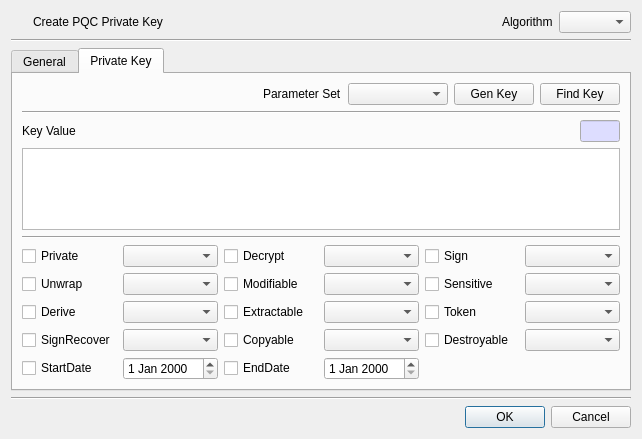
<?xml version="1.0" encoding="UTF-8"?>
<ui version="4.0">
 <class>CreatePQCPriKeyDlg</class>
 <widget class="QDialog" name="CreatePQCPriKeyDlg">
  <property name="geometry">
   <rect>
    <x>0</x>
    <y>0</y>
    <width>642</width>
    <height>439</height>
   </rect>
  </property>
  <property name="windowTitle">
   <string>Create PQC private key</string>
  </property>
  <layout class="QVBoxLayout" name="verticalLayout">
   <item>
    <layout class="QGridLayout" name="gridLayout">
     <item row="0" column="0">
      <widget class="QPushButton" name="pushButton">
       <property name="minimumSize">
        <size>
         <width>16</width>
         <height>0</height>
        </size>
       </property>
       <property name="maximumSize">
        <size>
         <width>16</width>
         <height>16777215</height>
        </size>
       </property>
       <property name="text">
        <string/>
       </property>
       <property name="icon">
        <iconset resource="cryptokiman.qrc">
         <normaloff>:/images/pqc_pr.png</normaloff>:/images/pqc_pr.png</iconset>
       </property>
       <property name="flat">
        <bool>true</bool>
       </property>
      </widget>
     </item>
     <item row="0" column="2">
      <spacer name="horizontalSpacer">
       <property name="orientation">
        <enum>Qt::Horizontal</enum>
       </property>
       <property name="sizeHint" stdset="0">
        <size>
         <width>40</width>
         <height>20</height>
        </size>
       </property>
      </spacer>
     </item>
     <item row="0" column="1">
      <widget class="QLabel" name="mHeadLabel">
       <property name="text">
        <string>Create PQC Private Key</string>
       </property>
      </widget>
     </item>
     <item row="0" column="3">
      <widget class="QLabel" name="label_7">
       <property name="text">
        <string>Algorithm</string>
       </property>
      </widget>
     </item>
     <item row="0" column="4">
      <widget class="QComboBox" name="mAlgCombo"/>
     </item>
    </layout>
   </item>
   <item>
    <widget class="Line" name="line">
     <property name="orientation">
      <enum>Qt::Horizontal</enum>
     </property>
    </widget>
   </item>
   <item>
    <widget class="QTabWidget" name="tabWidget">
     <property name="currentIndex">
      <number>1</number>
     </property>
     <widget class="QWidget" name="mFirstTab">
      <attribute name="title">
       <string>General</string>
      </attribute>
      <layout class="QVBoxLayout" name="verticalLayout_2">
       <item>
        <layout class="QGridLayout" name="gridLayout_2">
         <item row="0" column="1">
          <widget class="QLabel" name="label_2">
           <property name="text">
            <string>Slot Info</string>
           </property>
          </widget>
         </item>
         <item row="0" column="0">
          <widget class="QPushButton" name="mSlotBtn">
           <property name="minimumSize">
            <size>
             <width>16</width>
             <height>0</height>
            </size>
           </property>
           <property name="maximumSize">
            <size>
             <width>16</width>
             <height>16777215</height>
            </size>
           </property>
           <property name="text">
            <string/>
           </property>
           <property name="icon">
            <iconset resource="cryptokiman.qrc">
             <normaloff>:/images/slot.png</normaloff>:/images/slot.png</iconset>
           </property>
           <property name="flat">
            <bool>true</bool>
           </property>
          </widget>
         </item>
         <item row="0" column="2">
          <widget class="QLineEdit" name="mSlotInfoText"/>
         </item>
        </layout>
       </item>
       <item>
        <widget class="Line" name="line_3">
         <property name="orientation">
          <enum>Qt::Horizontal</enum>
         </property>
        </widget>
       </item>
       <item>
        <layout class="QGridLayout" name="gridLayout_3">
         <item row="2" column="0">
          <widget class="QLabel" name="label_5">
           <property name="text">
            <string>ID</string>
           </property>
          </widget>
         </item>
         <item row="2" column="1">
          <widget class="QLineEdit" name="mIDText"/>
         </item>
         <item row="1" column="1">
          <widget class="QLineEdit" name="mSubjectText"/>
         </item>
         <item row="3" column="0">
          <widget class="QLabel" name="label_6">
           <property name="text">
            <string>PubKeyInfo</string>
           </property>
          </widget>
         </item>
         <item row="1" column="0">
          <widget class="QLabel" name="label_4">
           <property name="text">
            <string>Subject</string>
           </property>
          </widget>
         </item>
         <item row="0" column="0">
          <widget class="QLabel" name="label_3">
           <property name="text">
            <string>Label</string>
           </property>
          </widget>
         </item>
         <item row="3" column="1">
          <widget class="QLineEdit" name="mPubKeyInfoText"/>
         </item>
         <item row="1" column="2">
          <widget class="QComboBox" name="mSubjectTypeCombo"/>
         </item>
         <item row="2" column="2">
          <widget class="QCheckBox" name="mUseSKICheck">
           <property name="text">
            <string>Use SKI</string>
           </property>
          </widget>
         </item>
         <item row="3" column="2">
          <widget class="QCheckBox" name="mUseSPKICheck">
           <property name="text">
            <string>Use SPKI</string>
           </property>
          </widget>
         </item>
         <item row="0" column="1" colspan="2">
          <widget class="QLineEdit" name="mLabelText"/>
         </item>
        </layout>
       </item>
       <item>
        <widget class="Line" name="line_4">
         <property name="orientation">
          <enum>Qt::Horizontal</enum>
         </property>
        </widget>
       </item>
       <item>
        <spacer name="verticalSpacer">
         <property name="orientation">
          <enum>Qt::Vertical</enum>
         </property>
         <property name="sizeHint" stdset="0">
          <size>
           <width>20</width>
           <height>40</height>
          </size>
         </property>
        </spacer>
       </item>
      </layout>
     </widget>
     <widget class="QWidget" name="mSecondTab">
      <attribute name="title">
       <string>Private Key</string>
      </attribute>
      <layout class="QVBoxLayout" name="verticalLayout_3">
       <item>
        <layout class="QGridLayout" name="gridLayout_4">
         <item row="0" column="4">
          <widget class="QComboBox" name="mParamCombo">
           <property name="minimumSize">
            <size>
             <width>100</width>
             <height>0</height>
            </size>
           </property>
          </widget>
         </item>
         <item row="0" column="5">
          <widget class="QPushButton" name="mGenKeyBtn">
           <property name="text">
            <string>Gen Key</string>
           </property>
          </widget>
         </item>
         <item row="0" column="6">
          <widget class="QPushButton" name="mFindKeyBtn">
           <property name="text">
            <string>Find Key</string>
           </property>
          </widget>
         </item>
         <item row="0" column="3">
          <widget class="QLabel" name="label_8">
           <property name="text">
            <string>Parameter Set</string>
           </property>
          </widget>
         </item>
         <item row="0" column="2">
          <spacer name="horizontalSpacer_2">
           <property name="orientation">
            <enum>Qt::Horizontal</enum>
           </property>
           <property name="sizeHint" stdset="0">
            <size>
             <width>40</width>
             <height>20</height>
            </size>
           </property>
          </spacer>
         </item>
        </layout>
       </item>
       <item>
        <widget class="Line" name="line_6">
         <property name="orientation">
          <enum>Qt::Horizontal</enum>
         </property>
        </widget>
       </item>
       <item>
        <layout class="QGridLayout" name="gridLayout_5">
         <item row="0" column="0">
          <widget class="QLabel" name="label_9">
           <property name="text">
            <string>Key Value</string>
           </property>
          </widget>
         </item>
         <item row="0" column="2">
          <widget class="QLineEdit" name="mKeyValueLenText">
           <property name="minimumSize">
            <size>
             <width>40</width>
             <height>0</height>
            </size>
           </property>
           <property name="maximumSize">
            <size>
             <width>40</width>
             <height>16777215</height>
            </size>
           </property>
           <property name="palette">
            <palette>
             <active>
              <colorrole role="Base">
               <brush brushstyle="SolidPattern">
                <color alpha="255">
                 <red>221</red>
                 <green>221</green>
                 <blue>255</blue>
                </color>
               </brush>
              </colorrole>
             </active>
             <inactive>
              <colorrole role="Base">
               <brush brushstyle="SolidPattern">
                <color alpha="255">
                 <red>221</red>
                 <green>221</green>
                 <blue>255</blue>
                </color>
               </brush>
              </colorrole>
             </inactive>
             <disabled/>
            </palette>
           </property>
           <property name="readOnly">
            <bool>true</bool>
           </property>
          </widget>
         </item>
         <item row="0" column="1">
          <spacer name="horizontalSpacer_3">
           <property name="orientation">
            <enum>Qt::Horizontal</enum>
           </property>
           <property name="sizeHint" stdset="0">
            <size>
             <width>40</width>
             <height>20</height>
            </size>
           </property>
          </spacer>
         </item>
        </layout>
       </item>
       <item>
        <widget class="QPlainTextEdit" name="mKeyValueText"/>
       </item>
       <item>
        <widget class="Line" name="line_5">
         <property name="orientation">
          <enum>Qt::Horizontal</enum>
         </property>
        </widget>
       </item>
       <item>
        <layout class="QGridLayout" name="gridLayout_6">
         <item row="2" column="0">
          <widget class="QCheckBox" name="mDeriveCheck">
           <property name="text">
            <string>Derive</string>
           </property>
          </widget>
         </item>
         <item row="0" column="2">
          <widget class="QCheckBox" name="mDecryptCheck">
           <property name="text">
            <string>Decrypt</string>
           </property>
          </widget>
         </item>
         <item row="3" column="4">
          <widget class="QCheckBox" name="mDestroyableCheck">
           <property name="text">
            <string>Destroyable</string>
           </property>
          </widget>
         </item>
         <item row="4" column="1">
          <widget class="QDateEdit" name="mStartDateEdit"/>
         </item>
         <item row="2" column="4">
          <widget class="QCheckBox" name="mTokenCheck">
           <property name="text">
            <string>Token</string>
           </property>
          </widget>
         </item>
         <item row="1" column="2">
          <widget class="QCheckBox" name="mModifiableCheck">
           <property name="text">
            <string>Modifiable</string>
           </property>
          </widget>
         </item>
         <item row="3" column="0">
          <widget class="QCheckBox" name="mSignRecoverCheck">
           <property name="text">
            <string>SignRecover</string>
           </property>
          </widget>
         </item>
         <item row="4" column="0">
          <widget class="QCheckBox" name="mStartDateCheck">
           <property name="text">
            <string>StartDate</string>
           </property>
          </widget>
         </item>
         <item row="0" column="3">
          <widget class="QComboBox" name="mDecryptCombo"/>
         </item>
         <item row="4" column="2">
          <widget class="QCheckBox" name="mEndDateCheck">
           <property name="text">
            <string>EndDate</string>
           </property>
          </widget>
         </item>
         <item row="0" column="4">
          <widget class="QCheckBox" name="mSignCheck">
           <property name="text">
            <string>Sign</string>
           </property>
          </widget>
         </item>
         <item row="0" column="5">
          <widget class="QComboBox" name="mSignCombo"/>
         </item>
         <item row="1" column="4">
          <widget class="QCheckBox" name="mSensitiveCheck">
           <property name="text">
            <string>Sensitive</string>
           </property>
          </widget>
         </item>
         <item row="2" column="2">
          <widget class="QCheckBox" name="mExtractableCheck">
           <property name="text">
            <string>Extractable</string>
           </property>
          </widget>
         </item>
         <item row="0" column="0">
          <widget class="QCheckBox" name="mPrivateCheck">
           <property name="text">
            <string>Private</string>
           </property>
          </widget>
         </item>
         <item row="1" column="0">
          <widget class="QCheckBox" name="mUnwrapCheck">
           <property name="text">
            <string>Unwrap</string>
           </property>
          </widget>
         </item>
         <item row="4" column="3">
          <widget class="QDateEdit" name="mEndDateEdit"/>
         </item>
         <item row="3" column="2">
          <widget class="QCheckBox" name="mCopyableCheck">
           <property name="text">
            <string>Copyable</string>
           </property>
          </widget>
         </item>
         <item row="0" column="1">
          <widget class="QComboBox" name="mPrivateCombo"/>
         </item>
         <item row="1" column="1">
          <widget class="QComboBox" name="mUnwrapCombo"/>
         </item>
         <item row="2" column="1">
          <widget class="QComboBox" name="mDeriveCombo"/>
         </item>
         <item row="3" column="1">
          <widget class="QComboBox" name="mSignRecoverCombo"/>
         </item>
         <item row="1" column="3">
          <widget class="QComboBox" name="mModifiableCombo"/>
         </item>
         <item row="2" column="3">
          <widget class="QComboBox" name="mExtractableCombo"/>
         </item>
         <item row="3" column="3">
          <widget class="QComboBox" name="mCopyableCombo"/>
         </item>
         <item row="1" column="5">
          <widget class="QComboBox" name="mSensitiveCombo"/>
         </item>
         <item row="2" column="5">
          <widget class="QComboBox" name="mTokenCombo"/>
         </item>
         <item row="3" column="5">
          <widget class="QComboBox" name="mDestroyableCombo"/>
         </item>
        </layout>
       </item>
      </layout>
     </widget>
    </widget>
   </item>
   <item>
    <widget class="Line" name="line_2">
     <property name="orientation">
      <enum>Qt::Horizontal</enum>
     </property>
    </widget>
   </item>
   <item>
    <widget class="QDialogButtonBox" name="buttonBox">
     <property name="orientation">
      <enum>Qt::Horizontal</enum>
     </property>
     <property name="standardButtons">
      <set>QDialogButtonBox::Cancel|QDialogButtonBox::Ok</set>
     </property>
    </widget>
   </item>
  </layout>
 </widget>
 <resources>
  <include location="cryptokiman.qrc"/>
 </resources>
 <connections>
  <connection>
   <sender>buttonBox</sender>
   <signal>accepted()</signal>
   <receiver>CreatePQCPriKeyDlg</receiver>
   <slot>accept()</slot>
   <hints>
    <hint type="sourcelabel">
     <x>248</x>
     <y>254</y>
    </hint>
    <hint type="destinationlabel">
     <x>157</x>
     <y>274</y>
    </hint>
   </hints>
  </connection>
  <connection>
   <sender>buttonBox</sender>
   <signal>rejected()</signal>
   <receiver>CreatePQCPriKeyDlg</receiver>
   <slot>reject()</slot>
   <hints>
    <hint type="sourcelabel">
     <x>316</x>
     <y>260</y>
    </hint>
    <hint type="destinationlabel">
     <x>286</x>
     <y>274</y>
    </hint>
   </hints>
  </connection>
 </connections>
</ui>
